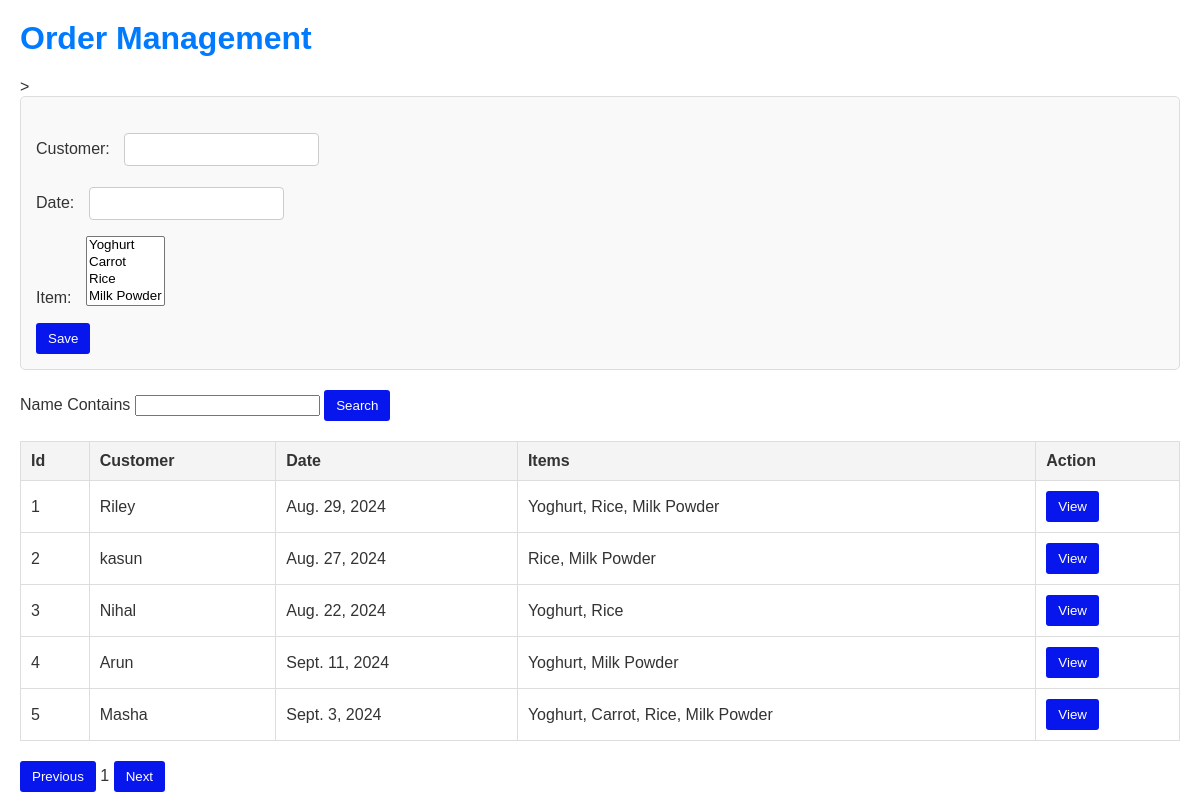
The page /app/Order/ on the database its author committed.
### app/models.py (models this page shows, shortened)
class Order (models.Model):
    customer = models.CharField(max_length = 20)
    date = models.DateField()
    item = models.ManyToManyField(Item)

class Item (models.Model):
    name = models.CharField(max_length = 20)
    price = models.DecimalField(max_digits=8, decimal_places = 2)
    image = models.ImageField(upload_to='Item')
    Category = models.ForeignKey(Category, on_delete = models.CASCADE)
    Unit = models.ForeignKey(Unit, on_delete = models.CASCADE)
    def __str__ (self):
        return self.name

### app/views.py (the view)
# urls.py: path('Order/',views.Orderview),
def Orderview(request):
    Orders = Order.objects.all()
    if request.method == 'POST':
        form = OrderForm(request.POST)
        if form.is_valid():
            form.save()
    else:
        form = OrderForm()
    context = {'form':form,'ordrs':Orders}
    return render(request, 'Order.html', context)

### app/forms.py
class OrderForm(forms.ModelForm):
   class Meta:
      model = Order
      fields = '__all__'

### app/templates/Order.html (shortened to what this page needs)
<html>
  <head>
   </head>
   <body>
     <h1>Order Management</h1>>
     <form method="POST">
      {{form.as_p}}
      <input type="submit" value="Save">
     </form>
     <label>Name Contains</label>
     <input/>
     <button>Search</button>
     <table border="1">
       <tr>
	 <th>Id</th>
	 <th>Customer</th>
	 <th>Date</th>
     <th>Items</th>
     <th>Action</th>
       </tr>
    {% for Order in ordrs %}
  <tr>
    <td>{{Order.id}}</td>
    <td>{{Order.customer}}</td>
    <td>{{Order.date}}</td>
    <td>{{Order.item.all|join:", "}}</td>
    <td><button>View</button></td>
  </tr>
  {% endfor %}
    </table>
    <button>Previous</button>
    <label>1</label>
    <button>Next</button>
   </body>
</html>

### app/templates/Order.html (style rules this page uses)
body { font-family: Arial, sans-serif; margin: 20px; color: #333; }
h1 { color: #007bff; }
form { margin-bottom: 20px; padding: 15px; border: 1px solid #ddd; border-radius: 5px; background-color: #f9f9f9; }
form label { margin-right: 10px; }
form input[type="text"] { padding: 8px; border: 1px solid #ccc; border-radius: 4px; margin-right: 10px; }
input[type="submit"], button { background-color: #0716ed; color: white; padding: 8px 12px; border: none; border-radius: 3px; cursor: pointer; }
input[type="text"] { padding: 6px; margin-top: 5px; border: 1px solid #ccc; border-radius: 3px; }
table { width: 100%; border-collapse: collapse; margin-top: 20px; margin-bottom: 20px; }
table, th, td { border: 1px solid #ddd; }
th, td { padding: 10px; text-align: left; }
th { background-color: #f4f4f4; }

### rows shown on the page
Order: id "1", customer "Riley", date "Aug. 29, 2024", item.all "Yoghurt, Rice, Milk Powder"
Order: id "2", customer "kasun", date "Aug. 27, 2024", item.all "Rice, Milk Powder"
Order: id "3", customer "Nihal", date "Aug. 22, 2024", item.all "Yoghurt, Rice"
Order: id "4", customer "Arun", date "Sept. 11, 2024", item.all "Yoghurt, Milk Powder"
Order: id "5", customer "Masha", date "Sept. 3, 2024", item.all "Yoghurt, Carrot, Rice, Milk Powder"
